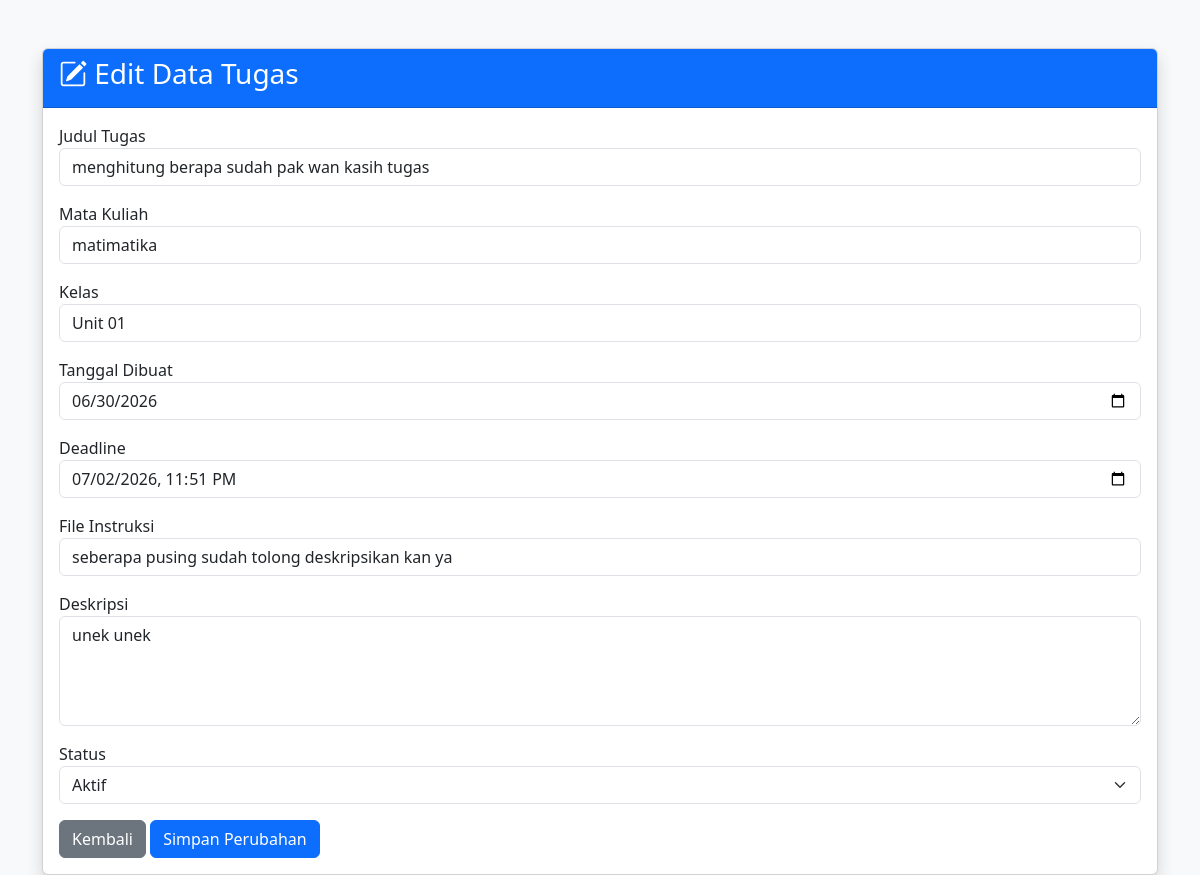
Screenshot of /edit_tugas.php?id=6 with the database file from the repository.
### tables this page shows
CREATE TABLE `tugas` (
  `id_tugas` int(11) NOT NULL,
  `judul_tugas` varchar(150) NOT NULL,
  `deskripsi` text NOT NULL,
  `mata_kuliah` varchar(100) NOT NULL,
  `kelas` varchar(20) NOT NULL,
  `tanggal_dibuat` date NOT NULL,
  `deadline` datetime NOT NULL,
  `file_instruksi` varchar(255) DEFAULT NULL,
  `status_tugas` enum('draft','aktif','selesai') DEFAULT 'aktif',
  `id_user` int(11) DEFAULT NULL,
  `created_at` timestamp NOT NULL DEFAULT current_timestamp()
);

### edit_tugas.php (the view, shortened to what this page needs)
<?php
include "koneksi.php";
$id = $_GET['id'];
$query = mysqli_query($koneksi, "SELECT * FROM tugas WHERE id_tugas='$id'");
$row = mysqli_fetch_assoc($query);
?>
<!DOCTYPE html>
<html lang="id">
<head>
    <link href="https://cdn.jsdelivr.net/npm/bootstrap@5.3.3/dist/css/bootstrap.min.css" rel="stylesheet">
    <link rel="stylesheet" href="https://cdn.jsdelivr.net/npm/bootstrap-icons@1.11.3/font/bootstrap-icons.min.css">
</head>
<body class="bg-light">
<div class="container mt-5">
    <div class="card shadow">
        <div class="card-header bg-primary text-white">
            <h3>
                <i class="bi bi-pencil-square"></i>
                Edit Data Tugas
            </h3>
        </div>
        <div class="card-body">
            <form action="proses_edit_tugas.php" method="POST">
                <div class="mb-3">
                    <label>Judul Tugas</label>
                    <input type="text" name="judul_tugas" class="form-control"
                    value="<?= $row['judul_tugas']; ?>" required>
                </div>
                <div class="mb-3">
                    <label>Mata Kuliah</label>
                    <input type="text" name="mata_kuliah" class="form-control"
                    value="<?= $row['mata_kuliah']; ?>" required>
                </div>
                <div class="mb-3">
                    <label>Kelas</label>
                    <input type="text" name="kelas" class="form-control"
                    value="<?= $row['kelas']; ?>" required>
                </div>
                <div class="mb-3">
                    <label>Tanggal Dibuat</label>
                    <input type="date" name="tanggal_dibuat" class="form-control"
                    value="<?= $row['tanggal_dibuat']; ?>" required>
                </div>
                <div class="mb-3">
                    <label>Deadline</label>
                    <input type="datetime-local" name="deadline" class="form-control"
                    value="<?= date('Y-m-d\TH:i', strtotime($row['deadline'])); ?>" required>
                </div>
                <div class="mb-3">
                    <label>File Instruksi</label>
                    <input type="text" name="file_instruksi" class="form-control"
                    value="<?= $row['file_instruksi']; ?>">
                </div>
                <div class="mb-3">
                    <label>Deskripsi</label>
                    <textarea name="deskripsi" class="form-control" rows="4" required><?= $row['deskripsi']; ?></textarea>
                </div>
                <div class="mb-3">
                    <label>Status</label>
                    <select name="status_tugas" class="form-select">
                        <option value="aktif" <?= $row['status_tugas']=="aktif" ? "selected" : ""; ?>>
                            Aktif
                        </option>
                    </select>
                </div>
                <a href="tugas.php" class="btn btn-secondary">
                    Kembali
                </a>
                <button type="submit" class="btn btn-primary">
                    Simpan Perubahan
                </button>
            </form>
        </div>
    </div>
</div>
</body>
</html>

### rows the page displays
tugas: judul_tugas "menghitung berapa sudah pak wan kasih tugas", mata_kuliah "matimatika", kelas "Unit 01", tanggal_dibuat "06/30/2026", deadline "07/02/2026 23:51", file_instruksi "seberapa pusing sudah tolong deskripsikan kan ya", deskripsi "unek unek", status_tugas "Aktif"
